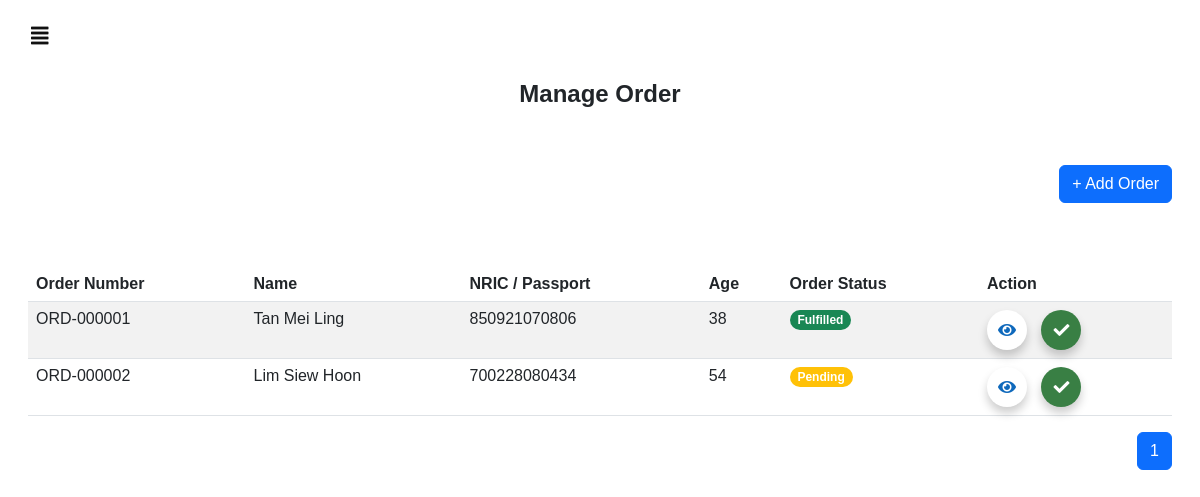
The page /medicationOrder/ (signed in) on the database its author committed.
### users/models.py (models this page shows, shortened)
class MedicationOrder(models.Model):
    STATUS_CHOICES =(
        ('Pending', 'Pending'),
        ('Fulfilled', 'Fulfilled'),
    )
    order_number = models.CharField(max_length=20, blank=True, null=True)
    order_status = models.CharField(max_length = 10, choices = STATUS_CHOICES, default='Pending')
    patient = models.ForeignKey(Patient, on_delete=models.CASCADE)
    medications = models.ManyToManyField(Medication, through='OrderItem')
    created_at = models.DateTimeField(auto_now_add=True)

class Patient(models.Model):
    fullname = models.CharField(max_length=100)
    nric_passport = models.CharField(max_length=20, unique=True)
    dob = models.DateField()
    age = models.IntegerField()
    created_at = models.DateTimeField(auto_now_add=True)
    deleted = models.BooleanField(default=False)
    allergies = models.ManyToManyField(Property, related_name='patients_with_allergy')

### users/views.py (the view)
# urls.py: path('medicationOrder/', views.medicationOrder, name="medicationOrder"),
def medicationOrder(request):
    patients = Patient.objects.filter(deleted=False).order_by('created_at')
    medications = Medication.objects.all()
    medication_orders = MedicationOrder.objects.all()
    order_items = OrderItem.objects.all()
    paginator = Paginator(medication_orders,10)
    page_number = request.GET.get('page')
    page = paginator.get_page(page_number)
    max_pages = paginator.num_pages
    current_page = page.number
    page_range = range(max(1, current_page - 2), min(max_pages, current_page + 2) + 1)
    context={
        'patients': patients,
        'medications': medications,
        'medication_orders': page,
        'order_items': order_items,
        'page_range': page_range,
    }
    return render (request, 'medicationOrder.html', context)

### templates/medicationOrder.html (shortened to what this page needs)
{% extends "sidebar.html" %}
{% block content %}
<html>
    <head>
    </head>
    <body>
        <br>
        <h4><center><b>Manage Order</b></center></h4>
        <br><br>
        <div class="row justify-content-end">
            <div class="col-auto">
                <button type="button" class="btn btn-primary mb-3">
                    <a href="{% url 'addOrder' %}" class="addOrderButton">+ Add Order</a>
                </button>
            </div>
        </div>
        <br><br>
        <table class="table table-striped">
            <thead>
                <tr>
                    <th>Order Number</th>
                    <th>Name</th>
                    <th>NRIC / Passport</th>
                    <th>Age</th>
                    <th>Order Status</th>
                    <th>Action</th>
                </tr>
            </thead>
            <tbody>
                {% for medOrder in medication_orders %}
                <tr>
                    <td>{{ medOrder.order_number }}</td>
                    <td>{{ medOrder.patient.fullname }}</td>
                    <td>{{ medOrder.patient.nric_passport }}</td>
                    <td>{{ medOrder.patient.age }}</td>
                    <td>
                        {% if medOrder.order_status == 'Pending' %}
                            <span class="badge rounded-pill bg-warning">Pending</span>
                        {% elif medOrder.order_status == "Fulfilled" %}
                            <span class="badge rounded-pill bg-success">Fulfilled</span>
                        {% endif %}
                    </td>
                    <td class="action-buttons">
                        <button type="button" class="btn btn primary view-icon-btn" data-bs-toggle="modal" data-bs-target="#viewOrderModal{{ medOrder.id }}" title="viewOrder"><i class="fas fa-eye"></i></button>
                        <button type="button" class="btn btn primary complete-order-btn" data-bs-toggle="modal" data-bs-target="#completeOrderModal{{ medOrder.id }}" title="completeOrder"><i class="fas fa-check"></i></button>
                    </td>
                </tr>
                {% endfor %}
            </tbody>
        </table>
        <nav aria-label="Page navigation example">
            <ul class="pagination justify-content-end">
                {% for i in page_range %}
                    {% if i == medication_orders.number %}
                    <li class="page-item active">
                        <span class="page-link">{{ i }}</span>
                    </li>
                    {% else %}
                    <li class="page-item">
                        <a class="page-link" href="?page={{ i }}">{{ i }}</a>
                    </li>
                    {% endif %}
                {% endfor %}
            </ul>
        </nav>
    </body>
</html>
{% endblock %}

### templates/sidebar.html (style rules this page uses)
body { font-family: "Arial", sans-serif; }

### templates/medicationOrder.html (style rules this page uses)
body { font-family: "Arial", sans-serif; }
.addOrderButton { color: white; text-decoration: none; }
.view-icon-btn { display: inline-block; color: #0f69bc !important; text-decoration: none; background-color: #ffffff !important; border: #ffffff !important; box-shadow: 0 6px 10px rgba(0, 0, 0, 0.2); border-radius: 50%; width: 40px; height: 40px; padding: 0; }
.complete-order-btn { display: inline-block; color: #ffffff !important; text-decoration: none; background-color: #397f44!important; border: #397f44 !important; box-shadow: 0 6px 10px rgba(0, 0, 0, 0.2); border-radius: 50%; width: 40px; height: 40px; padding: 0; margin-left: 10px; }

### rows shown on the page
MedicationOrder: order_number "ORD-000001", patient.fullname "Tan Mei Ling", patient.nric_passport "850921070806", patient.age "38", order_status "Fulfilled"
MedicationOrder: order_number "ORD-000002", patient.fullname "Lim Siew Hoon", patient.nric_passport "700228080434", patient.age "54", order_status "Pending"

### other values the page prints
{{ i }} "1"
